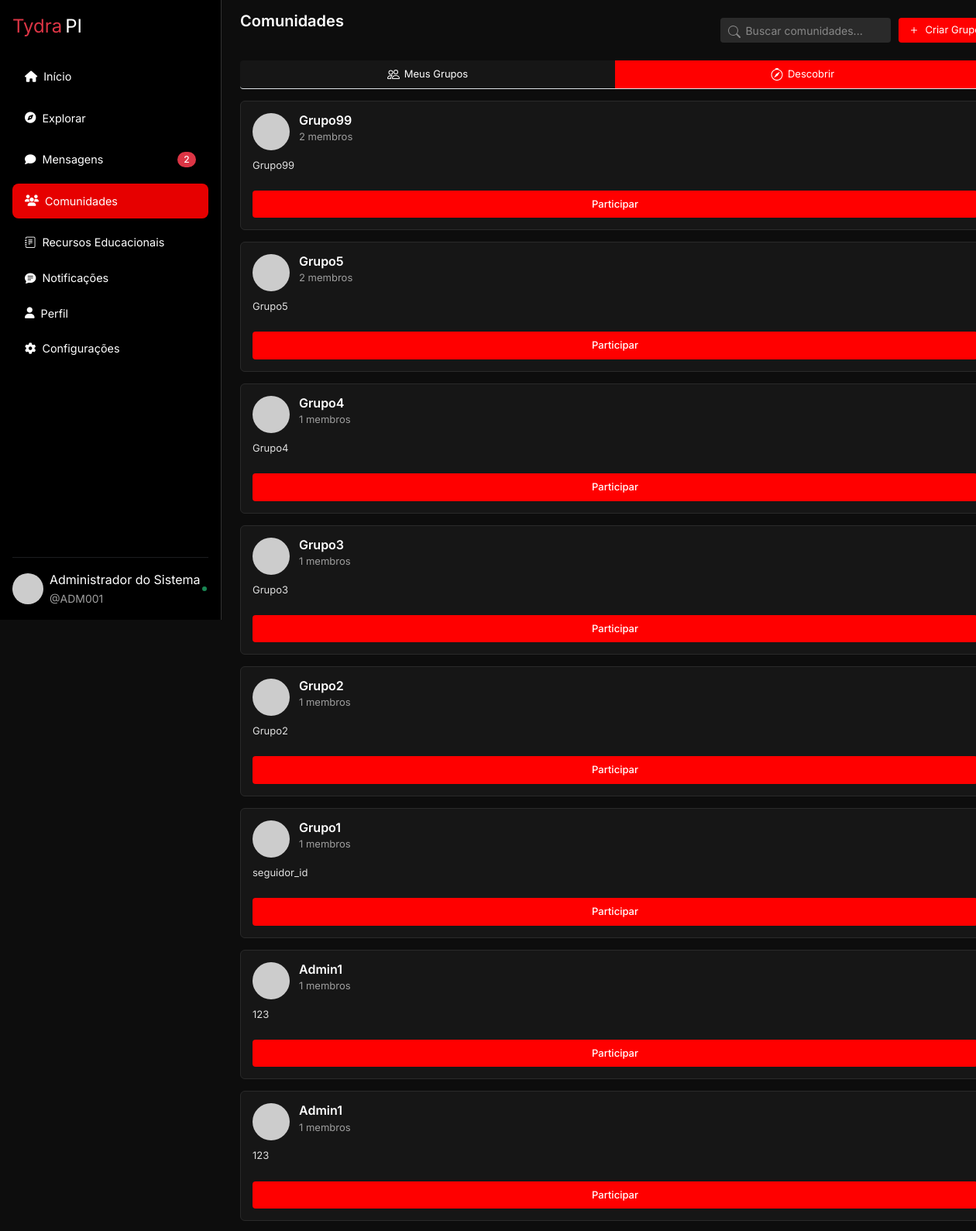
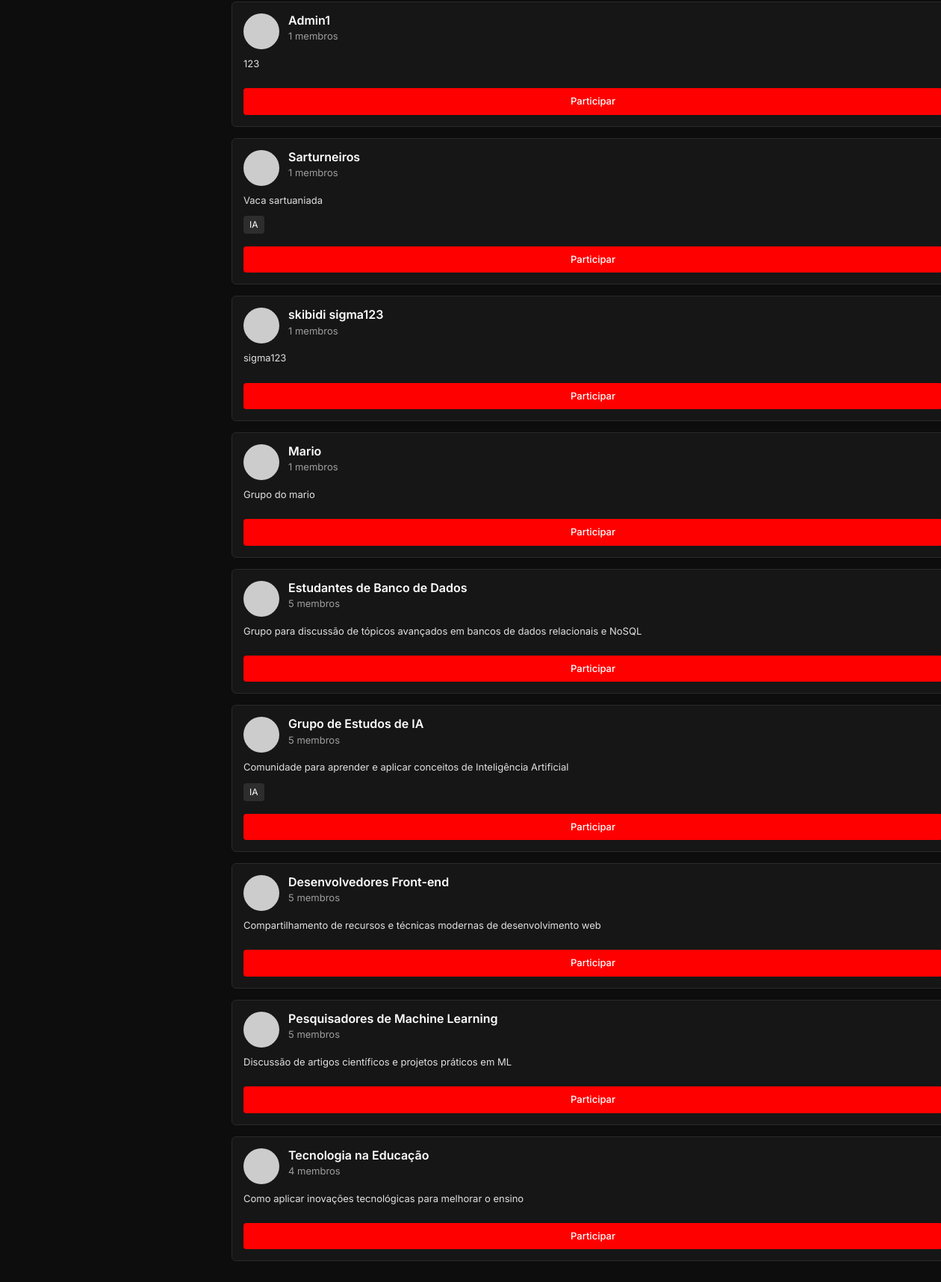
The page /comunidades.php (signed in) on the database its author committed (2 pictures, top to bottom).
### tables this page shows
CREATE TABLE `grupos` (
  `id` int(11) NOT NULL,
  `nome` varchar(255) NOT NULL,
  `descricao` text DEFAULT NULL,
  `criador_id` int(10) UNSIGNED NOT NULL,
  `data_criacao` datetime DEFAULT current_timestamp()
);

### functions/siderbar_functions.php (called while the page is built, shortened)
<?php
function contarMensagensNaoLidas($pdo, $usuarioId) {
    $sqlConversas = "SELECT COUNT(*) as total
                    FROM mensagens m
                    JOIN conversas c ON m.conversa_id = c.id
                    WHERE (c.usuario1_id = :usuario_id OR c.usuario2_id = :usuario_id)
                    AND m.remetente_id != :usuario_id
                    AND m.lida = 0";
    $stmt = $pdo->prepare($sqlConversas);
    $stmt->bindValue(':usuario_id', $usuarioId, PDO::PARAM_INT);
    $stmt->execute();
    $naoLidasConversas = $stmt->fetchColumn();
    $sqlGrupos = "SELECT COUNT(*) as total
                 FROM mensagens_grupo mg
                 JOIN grupo_membros gm ON mg.grupo_id = gm.grupo_id
                 WHERE gm.usuario_id = :usuario_id
                 AND mg.id > COALESCE(
                     (SELECT ultima_visualizacao
                      FROM grupo_visualizacoes
                      WHERE grupo_id = mg.grupo_id AND usuario_id = :usuario_id), 0)";
    $stmt = $pdo->prepare($sqlGrupos);
    $stmt->bindValue(':usuario_id', $usuarioId, PDO::PARAM_INT);
    $stmt->execute();
    $naoLidasGrupos = $stmt->fetchColumn();
    return $naoLidasConversas + $naoLidasGrupos;
}
?>

### functions/comunidades_functions.php (called while the page is built, shortened)
<?php
function buscarTodosGrupos($pdo) {
    $sql = "SELECT g.id, g.nome, g.descricao,
                   COUNT(gm.usuario_id) AS total_membros
            FROM grupos g
            LEFT JOIN grupo_membros gm ON gm.grupo_id = g.id
            GROUP BY g.id
            ORDER BY g.data_criacao DESC";
    $stmt = $pdo->prepare($sql);
    $stmt->execute();
    return $stmt->fetchAll(PDO::FETCH_ASSOC);
}
function estaNoGrupo($pdo, $grupoId, $usuarioId) {
    $sql = "SELECT COUNT(*) FROM grupo_membros
            WHERE grupo_id = :grupo_id
            AND usuario_id = :usuario_id";
    $stmt = $pdo->prepare($sql);
    $stmt->bindValue(':grupo_id', $grupoId, PDO::PARAM_INT);
    $stmt->bindValue(':usuario_id', $usuarioId, PDO::PARAM_INT);
    $stmt->execute();
    return $stmt->fetchColumn() > 0;
}

### comunidades.php (the view, shortened to what this page needs)
<?php
require 'includes/conexao.php';
require 'functions/comunidades_functions.php';
$active_tab = isset($_GET['tab']) ? $_GET['tab'] : 'descobrir';
$todosGrupos = buscarTodosGrupos($pdo);
?>
<!DOCTYPE html>
<html lang="pt-BR">
<head>
    <link href="https://cdn.jsdelivr.net/npm/bootstrap-icons@1.10.5/font/bootstrap-icons.css" rel="stylesheet">
    <link href="https://cdn.jsdelivr.net/npm/bootstrap@5.3.0-alpha1/dist/css/bootstrap.min.css" rel="stylesheet">
    <?php include 'includes/header.php' ?>
</head>
<body>
    <?php include 'includes/sidebar.php' ?>
    <div class="content-wrapper">
        <div class="communities-header">
            <h1 class="communities-title">Comunidades</h1>
            <div class="d-flex align-items-center">
                <div class="search-container search-container-comunition">
                    <input type="text" class="search-input" placeholder="Buscar comunidades...">
                    <span class="search-icon">
                        <svg xmlns="http://www.w3.org/2000/svg" width="16" height="16" fill="currentColor" viewBox="0 0 16 16">
                            <path d="M11.742 10.344a6.5 6.5 0 1 0-1.397 1.398h-.001c.03.04.062.078.098.115l3.85 3.85a1 1 0 0 0 1.415-1.414l-3.85-3.85a1.007 1.007 0 0 0-.115-.1zM12 6.5a5.5 5.5 0 1 1-11 0 5.5 5.5 0 0 1 11 0z" />
                        </svg>
                    </span>
                </div>
                <button class="create-btn" data-bs-toggle="modal" data-bs-target="#createGroupModal">
                    <svg xmlns="http://www.w3.org/2000/svg" width="16" height="16" fill="currentColor" viewBox="0 0 16 16">
                        <path d="M8 4a.5.5 0 0 1 .5.5v3h3a.5.5 0 0 1 0 1h-3v3a.5.5 0 0 1-1 0v-3h-3a.5.5 0 0 1 0-1h3v-3A.5.5 0 0 1 8 4z" />
                    </svg>
                    Criar Grupo
                </button>
            </div>
        </div>
        <div class="nav-tabs">
            <div class="nav-tab <?= $active_tab === 'meus_grupos' ? 'active' : '' ?>" data-tab="meus_grupos">
                Meus Grupos
            </div>
            <div class="nav-tab <?= $active_tab === 'descobrir' ? 'active' : '' ?>" data-tab="descobrir">
                Descobrir
            </div>
        </div>
        <div id="discover-content" style="<?= $active_tab === 'descobrir' ? 'display: block;' : 'display: none;' ?>">
            <?php foreach ($todosGrupos as $grupo): ?>
                <div class="group-card">
                    <div class="group-header">
                        <div class="group-avatar">
                            <?php
                            $hash = md5($grupo['nome']);
                            $color = substr($hash, 0, 6);
                            ?>
                            <img src="https://ui-avatars.com/api/?name=<?= urlencode($grupo['nome']) ?>&background=<?= $color ?>&color=fff&size=128" alt="<?= htmlspecialchars($grupo['nome']) ?>">
                        </div>
                        <div class="group-info">
                            <h3 class="group-title"><?= htmlspecialchars($grupo['nome']) ?></h3>
                            <div class="group-meta"><?= $grupo['total_membros'] ?> membros</div>
                        </div>
                    </div>
                    <p class="group-description">
                        <?= htmlspecialchars($grupo['descricao']) ?>
                    </p>
                    <div class="tag-container">
                        <?php
                        $tags = [];
                        if (stripos($grupo['descricao'], 'IA') !== false || stripos($grupo['descricao'], 'inteligência artificial') !== false) $tags[] = 'IA';
                        foreach ($tags as $tag): ?>
                            <span class="tag"><?= htmlspecialchars($tag) ?></span>
                        <?php endforeach; ?>
                    </div>
                    <?php if ($usuarioAtualId): ?>
                        <?php if (estaNoGrupo($pdo, $grupo['id'], $usuarioAtualId)): ?>
                            <button class="join-btn" disabled>Já participa</button>
                        <?php else: ?>
                            <form method="POST" action="">
                                <button type="submit" class="join-btn">Participar</button>
                            </form>
                        <?php endif; ?>
                    <?php else: ?>
                        <button class="join-btn" disabled>Faça login para participar</button>
                    <?php endif; ?>
                </div>
            <?php endforeach; ?>
        </div>
    </div>
</body>
</html>

### includes/header.php
<link rel="stylesheet" href="assets/css/style.css">
 <link href="https://cdn.jsdelivr.net/npm/bootstrap@5.3.0/dist/css/bootstrap.min.css" rel="stylesheet">
  <link href="https://cdnjs.cloudflare.com/ajax/libs/font-awesome/6.4.0/css/all.min.css" rel="stylesheet">
  <link rel="stylesheet" href="assets/css/style.css">
  <link href="https://cdn.jsdelivr.net/npm/bootstrap-icons@1.10.5/font/bootstrap-icons.css" rel="stylesheet">

### includes/sidebar.php (shortened to what this page needs)
<?php
require './functions/siderbar_functions.php';
$usuarioAtualId = $_SESSION['usuario_id'] ?? null;
$totalMensagensNaoLidas = 0;
if ($usuarioAtualId) {
    $totalMensagensNaoLidas = contarMensagensNaoLidas($pdo, $usuarioAtualId);
}
$usuarioNome = $_SESSION['usuario_nome'] ?? 'Usuário';
$usuarioMatricula = $_SESSION['usuario_matricula'] ?? 'matricula';
?>
<nav class="sidebar d-flex flex-column p-3">
  <a href="#" class="d-flex align-items-center mb-4 text-decoration-none">
    <span class="fs-4 text-danger me-1">Tydra</span><span class="fs-4 text-white">PI</span>
  </a>
  <?php
    $currentPage = basename($_SERVER['PHP_SELF']);
  ?>
  <ul class="nav nav-pills flex-column mb-auto">
    <li><a href="hub.php" class="nav-link mb-2 <?= $currentPage=='hub.php'?'active':'' ?>"><i class="fas fa-home me-2"></i>Início</a></li>
    <li><a href="explorar.php" class="nav-link mb-2 <?= $currentPage=='explorar.php'?'active':'' ?>"><i class="fas fa-compass me-2"></i>Explorar</a></li>
    <li>
      <a href="chat.php" class="nav-link mb-2 d-flex justify-content-between align-items-center <?= $currentPage=='chat.php'?'active':'' ?>">
        <span><i class="fas fa-comment me-2"></i>Mensagens</span>
        <?php if ($totalMensagensNaoLidas > 0): ?>
          <span class="badge bg-danger"><?= $totalMensagensNaoLidas ?></span>
        <?php endif; ?>
      </a>
    </li>
    <li><a href="comunidades.php" class="nav-link mb-2 <?= $currentPage=='comunidades.php'?'active':'' ?>"><i class="fas fa-users me-2"></i>Comunidades</a></li>
    <li><a href="recursoeducacionais.php" class="nav-link <?= $currentPage=='perfil.php'?'active':'' ?>"><i class="bi bi-journal-text me-2"></i>Recursos Educacionais</a></li>
    <li><a href="notific.php" class="nav-link <?= $currentPage=='perfil.php'?'active':'' ?>"><i class="bi bi-chat-text-fill me-2"></i>Notificações</a></li>
    <li><a href="perfil.php" class="nav-link <?= $currentPage=='perfil.php'?'active':'' ?>"><i class="fas fa-user me-2"></i>Perfil</a></li>
    <li><a href="configuracao.php" class="nav-link <?= $currentPage=='configuracao.php'?'active':'' ?>"><i class="fas fa-cog me-2"></i>Configurações</a></li>
  </ul>
  <hr class="border-secondary my-3">
  <div class="d-flex align-items-center">
     <?php
                                    $nome = urlencode($usuarioNome);
                                    $cor = substr(md5($usuarioNome), 0, 6);
                                    ?>
                                    <img src="https://ui-avatars.com/api/?name=<?= $nome ?>&background=<?= $cor ?>&color=fff"
                                         alt="<?= htmlspecialchars($usuarioNome) ?>"
                                          class="rounded-circle me-2" width="40" height="40">
    <div>
      <div><?= htmlspecialchars($usuarioNome) ?></div>
      <small class="text-secondary-custom">@<?= htmlspecialchars($usuarioMatricula) ?></small>
    </div>
    <span class="ms-auto bg-success rounded-circle status-indicator"></span>
  </div>
</nav>

### comunidades.php (style rules this page uses)
.sidebar { position: fixed; }

### rows shown on the page
grupos: nome "Grupo99", total_membros "2", descricao "Grupo99"
grupos: nome "Grupo5", total_membros "2", descricao "Grupo5"
grupos: nome "Grupo4", total_membros "1", descricao "Grupo4"
grupos: nome "Grupo3", total_membros "1", descricao "Grupo3"
grupos: nome "Grupo2", total_membros "1", descricao "Grupo2"
grupos: nome "Grupo1", total_membros "1", descricao "seguidor_id"
grupos: nome "Admin1", total_membros "1", descricao "123"
grupos: nome "Admin1", total_membros "1", descricao "123"
grupos: nome "Admin1", total_membros "1", descricao "123"
grupos: nome "Sarturneiros", total_membros "1", descricao "Vaca sartuaniada", tag "IA"
grupos: nome "skibidi sigma123", total_membros "1", descricao "sigma123"
grupos: nome "Mario", total_membros "1", descricao "Grupo do mario"
grupos: nome "Estudantes de Banco de Dados", total_membros "5", descricao "Grupo para discussão de tópicos avançados em bancos de dados relacionais e NoSQL"
grupos: nome "Grupo de Estudos de IA", total_membros "5", descricao "Comunidade para aprender e aplicar conceitos de Inteligência Artificial", tag "IA"
grupos: nome "Desenvolvedores Front-end", total_membros "5", descricao "Compartilhamento de recursos e técnicas modernas de desenvolvimento web"
grupos: nome "Pesquisadores de Machine Learning", total_membros "5", descricao "Discussão de artigos científicos e projetos práticos em ML"
grupos: nome "Tecnologia na Educação", total_membros "4", descricao "Como aplicar inovações tecnológicas para melhorar o ensino"

### other values the page prints
$totalMensagensNaoLidas "2"
$usuarioNome "Administrador do Sistema"
$usuarioMatricula "ADM001"
